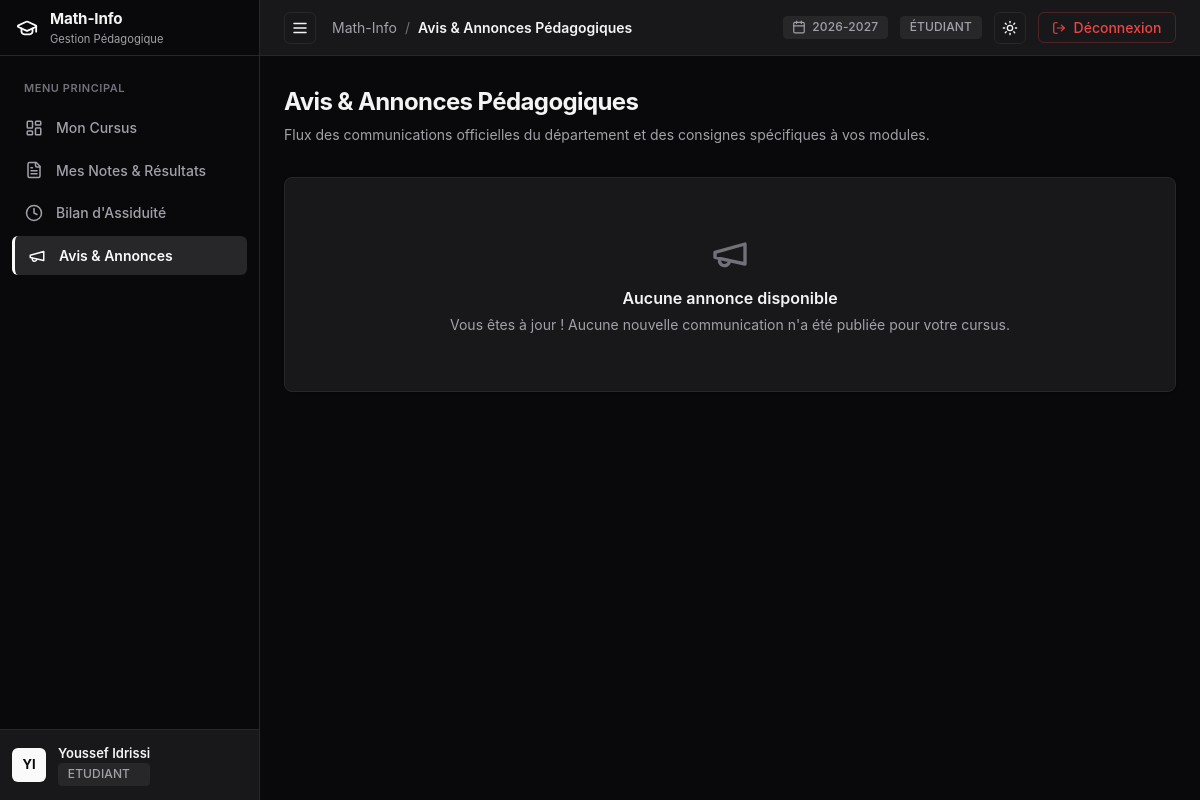
The app's page /etudiant/annonces (signed in), older data.
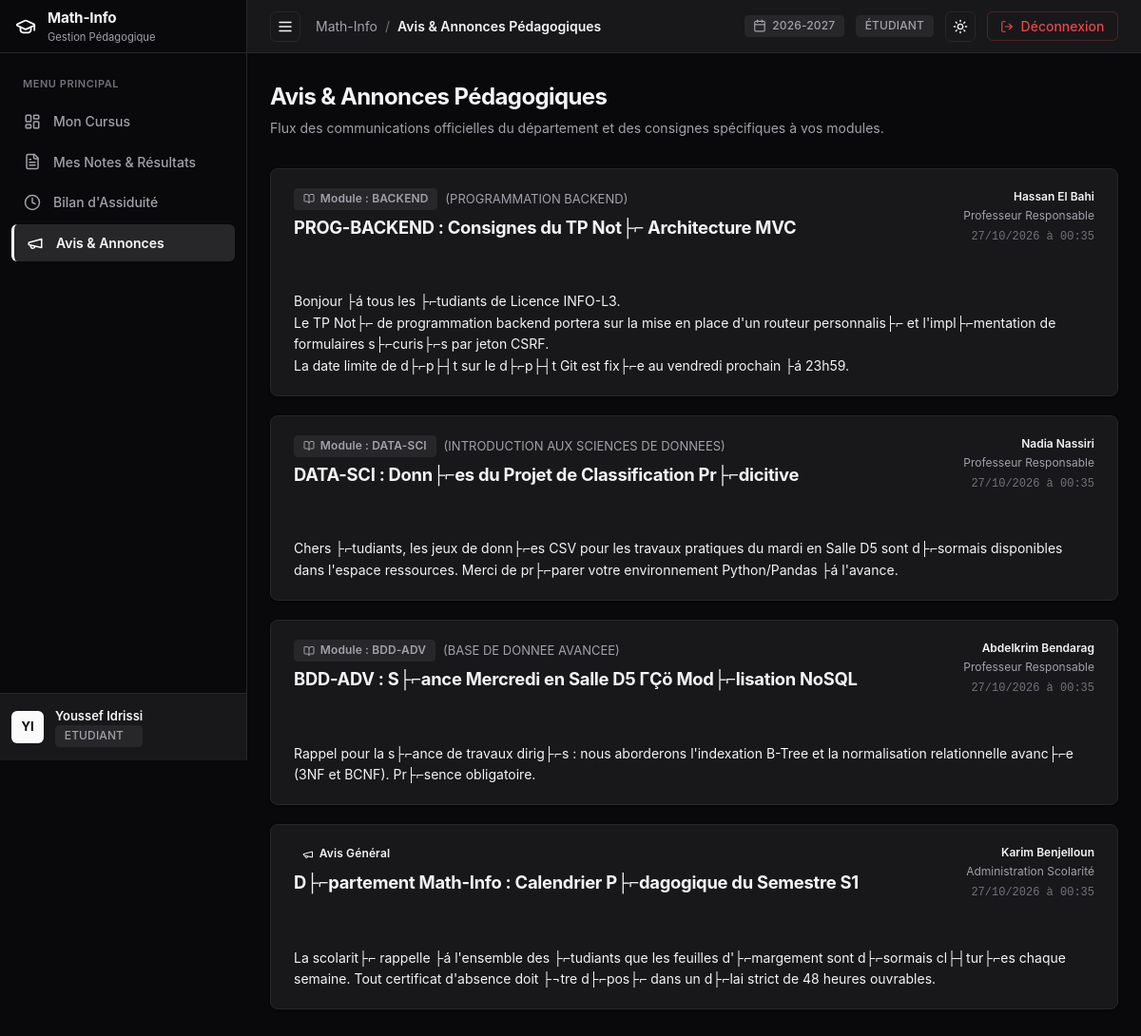
The same page, newer data.
### tables this page shows
CREATE TABLE `annonces` (
  `idAnnonce` int NOT NULL AUTO_INCREMENT,
  `idAuteur` int NOT NULL,
  `titre` varchar(200) NOT NULL,
  `contenu` text NOT NULL,
  `datePublication` timestamp NULL DEFAULT CURRENT_TIMESTAMP,
  `portee` enum('GLOBALE','MODULE') NOT NULL DEFAULT 'GLOBALE',
  `idModule` int DEFAULT NULL,
  PRIMARY KEY (`idAnnonce`),
  KEY `idAuteur` (`idAuteur`),
  KEY `idModule` (`idModule`),
  CONSTRAINT `annonces_ibfk_1` FOREIGN KEY (`idAuteur`) REFERENCES `utilisateurs` (`idUtilisateur`) ON DELETE CASCADE,
  CONSTRAINT `annonces_ibfk_2` FOREIGN KEY (`idModule`) REFERENCES `modules` (`idModule`) ON DELETE CASCADE
);

CREATE TABLE `modules` (
  `idModule` int NOT NULL AUTO_INCREMENT,
  `code` varchar(20) NOT NULL,
  `intitule` varchar(150) NOT NULL,
  `semestre` enum('S1','S2','S3','S4') NOT NULL,
  `coefficient` float NOT NULL DEFAULT '1',
  `idFiliere` int NOT NULL,
  `idEnseignant` int DEFAULT NULL,
  PRIMARY KEY (`idModule`),
  UNIQUE KEY `code` (`code`),
  KEY `idFiliere` (`idFiliere`),
  KEY `idEnseignant` (`idEnseignant`),
  CONSTRAINT `modules_ibfk_1` FOREIGN KEY (`idFiliere`) REFERENCES `filieres` (`idFiliere`) ON DELETE CASCADE,
  CONSTRAINT `modules_ibfk_2` FOREIGN KEY (`idEnseignant`) REFERENCES `enseignants` (`idUtilisateur`) ON DELETE SET NULL
);

CREATE TABLE `utilisateurs` (
  `idUtilisateur` int NOT NULL AUTO_INCREMENT,
  `nom` varchar(100) NOT NULL,
  `prenom` varchar(100) NOT NULL,
  `email` varchar(150) NOT NULL,
  `motDePasse` varchar(255) NOT NULL,
  `role` enum('ADMIN','ENSEIGNANT','ETUDIANT') NOT NULL,
  `dateCreation` timestamp NULL DEFAULT CURRENT_TIMESTAMP,
  PRIMARY KEY (`idUtilisateur`),
  UNIQUE KEY `email` (`email`)
);

### src/Controllers/Controller.php (called while the page is built, shortened)
<?php
abstract class Controller {
    protected function render(string $view, array $data = [], ?string $layout = 'main'): void {
        $viewFile = __DIR__ . '/../Views/' . str_replace('.', '/', $view) . '.php';
        extract($data);
        require $viewFile;
    }
}

### src/Controllers/EtudiantController.php (called while the page is built, shortened)
<?php
class EtudiantController extends Controller {
    public function annonces(): void {
        $user = Auth::user();
        $db = Model::getDb();
        $stmtIns = $db->prepare("SELECT idFiliere FROM inscriptions WHERE idEtudiant = :id ORDER BY anneeUniversitaire DESC LIMIT 1");
        $stmtIns->execute(['id' => $user->getId()]);
        $filiereId = (int)$stmtIns->fetchColumn();
        $stmt = $db->prepare("
            SELECT a.*, u.nom AS auteur_nom, u.prenom AS auteur_prenom, u.role AS auteur_role,
                   m.code AS module_code, m.intitule AS module_intitule
            FROM annonces a
            JOIN utilisateurs u ON a.idAuteur = u.idUtilisateur
            LEFT JOIN modules m ON a.idModule = m.idModule
            WHERE a.portee = 'GLOBALE'
               OR (a.portee = 'MODULE' AND m.idFiliere = :idFiliere)
            ORDER BY a.datePublication DESC
        ");
        $stmt->execute(['idFiliere' => $filiereId]);
        $annonces = $stmt->fetchAll();
        $this->render('etudiant.annonces', [
            'title'     => 'Avis & Annonces Pédagogiques',
            'user'      => $user,
            'annonces'  => $annonces,
            'activeNav' => 'annonces',
        ]);
    }
}

### public/index.php (called while the page is built, shortened)
<?php
require_once __DIR__ . '/../config/autoload.php';
$router = new Router();
$router->get('/', function () {
    if (Auth::check()) {
        Auth::redirectToDashboard();
    } else {
        header('Location: /login');
        exit;
    }
});
$router->get('/login', [AuthController::class, 'showLogin']);
$router->post('/login', [AuthController::class, 'login']);
$router->get('/logout', [AuthController::class, 'logout']);
$router->post('/logout', [AuthController::class, 'logout']);
$router->get('/admin/dashboard', [AdminController::class, 'dashboard']);
$router->get('/admin/filieres', [AdminController::class, 'filieres']);
$router->post('/admin/filieres/create', [AdminController::class, 'createFiliere']);
$router->post('/admin/filieres/edit', [AdminController::class, 'editFiliere']);
$router->post('/admin/filieres/delete', [AdminController::class, 'deleteFiliere']);
$router->get('/admin/modules', [AdminController::class, 'modules']);
$router->post('/admin/modules/create', [AdminController::class, 'createModule']);
$router->post('/admin/modules/edit', [AdminController::class, 'editModule']);
$router->post('/admin/modules/assign-teacher', [AdminController::class, 'assignTeacher']);
$router->post('/admin/modules/delete', [AdminController::class, 'deleteModule']);
$router->get('/admin/utilisateurs', [AdminController::class, 'utilisateurs']);
$router->post('/admin/utilisateurs/create', [AdminController::class, 'createUser']);
$router->post('/admin/utilisateurs/edit', [AdminController::class, 'editUser']);
$router->post('/admin/utilisateurs/delete', [AdminController::class, 'deleteUser']);
$router->get('/admin/inscriptions', [AdminController::class, 'inscriptions']);
$router->post('/admin/inscriptions/create', [AdminController::class, 'createInscription']);
$router->post('/admin/inscriptions/edit', [AdminController::class, 'editInscription']);
$router->post('/admin/inscriptions/status', [AdminController::class, 'updateInscriptionStatus']);
$router->post('/admin/inscriptions/delete', [AdminController::class, 'deleteInscription']);
$router->get('/admin/annonces', [AdminController::class, 'annonces']);
$router->post('/admin/annonces/create', [AdminController::class, 'createAnnonce']);
$router->post('/admin/annonces/edit', [AdminController::class, 'editAnnonce']);
$router->post('/admin/annonces/delete', [AdminController::class, 'deleteAnnonce']);
$router->get('/admin/audit', [AdminController::class, 'audit']);
$router->get('/enseignant/dashboard', [EnseignantController::class, 'dashboard']);
$router->get('/enseignant/modules', [EnseignantController::class, 'modules']);
$router->get('/enseignant/notes', [EnseignantController::class, 'notesIndex']);
$router->get('/enseignant/seances', [EnseignantController::class, 'seancesIndex']);
$router->get('/enseignant/modules/{id}/etudiants', [EnseignantController::class, 'etudiants']);
$router->get('/enseignant/modules/{id}/notes', [EnseignantController::class, 'notes']);
$router->post('/enseignant/modules/{id}/notes/save', [EnseignantController::class, 'saveNotes']);
$router->get('/enseignant/modules/{id}/seances', [EnseignantController::class, 'seances']);
$router->post('/enseignant/modules/{id}/seances/create', [EnseignantController::class, 'createSeance']);
$router->get('/enseignant/seances/{id}/absences', [EnseignantController::class, 'absences']);
$router->post('/enseignant/seances/{id}/absences/save', [EnseignantController::class, 'saveAbsences']);
$router->get('/enseignant/annonces', [EnseignantController::class, 'annonces']);
$router->post('/enseignant/annonces/create', [EnseignantController::class, 'createAnnonce']);
$router->post('/enseignant/annonces/edit', [EnseignantController::class, 'editAnnonce']);
$router->post('/enseignant/annonces/delete', [EnseignantController::class, 'deleteAnnonce']);
$router->get('/enseignant/modules/{id}/pdf', [EnseignantController::class, 'downloadModulePdf']);
$router->get('/etudiant/dashboard', [EtudiantController::class, 'dashboard']);
$router->get('/etudiant/notes', [EtudiantController::class, 'notes']);
$router->get('/etudiant/absences', [EtudiantController::class, 'absences']);
$router->get('/etudiant/annonces', [EtudiantController::class, 'annonces']);
$router->get('/etudiant/releve/pdf', [EtudiantController::class, 'downloadRelevePdf']);
$router->dispatch();

### config/autoload.php (called while the page is built, shortened)
<?php
spl_autoload_register(function (string $class) {
    $prefix = 'App\\';
    $baseDir = __DIR__ . '/../src/';
    $len = strlen($prefix);
    $relativeClass = substr($class, $len);
    $file = $baseDir . str_replace('\\', '/', $relativeClass) . '.php';
});

### src/Views/etudiant/annonces.php (the view, shortened to what the changed rows need)
<div class="content-container">
  <div style="margin-bottom: 2rem;">
    <h1 style="font-size: 1.5rem; font-weight: 700; letter-spacing: -0.025em; color: var(--text-main); margin-bottom: 0.25rem;">
      Avis & Annonces Pédagogiques
    </h1>
  </div>
  <?php if (empty($annonces)): ?>
    <div class="card" style="padding: 3.5rem; text-align: center; color: var(--text-muted);">
      <div style="margin-bottom: 0.75rem; color: var(--text-subtle);"><?= Icon::get('megaphone', 40) ?></div>
      <h3 style="font-size: 1rem; font-weight: 600; color: var(--text-main); margin-bottom: 0.25rem;">Aucune annonce disponible</h3>
      <p style="font-size: 0.875rem; color: var(--text-muted);">
        Vous êtes à jour ! Aucune nouvelle communication n'a été publiée pour votre cursus.
      </p>
    </div>
  <?php else: ?>
    <div style="display: flex; flex-direction: column; gap: 1.25rem;">
      <?php foreach ($annonces as $a): ?>
        <div class="card" style="padding: 1.25rem 1.5rem; transition: transform 0.15s ease, box-shadow 0.15s ease;">
          <div style="display: flex; justify-content: space-between; align-items: flex-start; gap: 1rem; margin-bottom: 0.75rem; flex-wrap: wrap;">
            <div>
              <div style="display: flex; align-items: center; gap: 0.5rem; margin-bottom: 0.25rem;">
                <?php if ($a['portee'] === 'GLOBALE'): ?>
                  <span class="badge badge-primary" style="font-size: 0.75rem; font-weight: 600;">
                    <?= Icon::get('megaphone', 12) ?> Avis Général
                  </span>
                <?php else: ?>
                  <span class="badge badge-neutral" style="font-size: 0.75rem; font-weight: 600;">
                    <?= Icon::get('book-open', 12) ?> Module : <?= htmlspecialchars($a['module_code']) ?>
                  </span>
                  <span style="font-size: 0.8125rem; color: var(--text-muted);">
                    (<?= htmlspecialchars($a['module_intitule']) ?>)
                  </span>
                <?php endif; ?>
              </div>
              <h2 style="font-size: 1.15rem; font-weight: 700; color: var(--text-main); letter-spacing: -0.015em; margin: 0.35rem 0 0 0;">
                <?= htmlspecialchars($a['titre']) ?>
              </h2>
            </div>
            <div style="text-align: right; font-size: 0.75rem; color: var(--text-subtle);">
              <div style="font-weight: 600; color: var(--text-main); margin-bottom: 2px;">
                <?= htmlspecialchars($a['auteur_prenom'] . ' ' . $a['auteur_nom']) ?>
              </div>
              <div style="color: var(--text-muted);">
                <?= htmlspecialchars($a['auteur_role'] === 'ADMIN' ? 'Administration Scolarité' : 'Professeur Responsable') ?>
              </div>
              <div style="margin-top: 4px; font-family: ui-monospace, monospace;">
                <?= date('d/m/Y à H:i', strtotime($a['datePublication'])) ?>
              </div>
            </div>
          </div>
          <div style="color: var(--text-main); font-size: 0.875rem; line-height: 1.6; white-space: pre-line; border-top: 1px solid var(--border-color); padding-top: 0.875rem;">
            <?= htmlspecialchars($a['contenu']) ?>
          </div>
        </div>
      <?php endforeach; ?>
    </div>
  <?php endif; ?>
</div>

### src/Utils/Icon.php (shortened to what the changed rows need)
<?php
class Icon {
    public static function get(string $name, int $size = 16, string $extraClass = ''): string {
        $classAttr = 'lucide-icon' . ($extraClass !== '' ? ' ' . $extraClass : '');
        $svgAttrs = sprintf(
            'xmlns="http://www.w3.org/2000/svg" width="%d" height="%d" viewBox="0 0 24 24" fill="none" stroke="currentColor" stroke-width="2" stroke-linecap="round" stroke-linejoin="round" class="%s"',
            $size,
            $size,
            htmlspecialchars($classAttr)
        );
        switch ($name) {
            case 'graduation-cap':
                return "<svg {$svgAttrs}><path d=\"M21.42 10.922a1 1 0 0 0-.019-1.838L12.83 5.18a2 2 0 0 0-1.66 0L2.6 9.08a1 1 0 0 0 0 1.832l8.57 3.908a2 2 0 0 0 1.66 0z\"/><path d=\"M22 10v6\"/><path d=\"M6 12.5V16a6 3 0 0 0 12 0v-3.5\"/></svg>";
            case 'layout-dashboard':
                return "<svg {$svgAttrs}><rect width=\"7\" height=\"9\" x=\"3\" y=\"3\" rx=\"1\"/><rect width=\"7\" height=\"5\" x=\"14\" y=\"3\" rx=\"1\"/><rect width=\"7\" height=\"9\" x=\"14\" y=\"12\" rx=\"1\"/><rect width=\"7\" height=\"5\" x=\"3\" y=\"16\" rx=\"1\"/></svg>";
            case 'book-open':
                return "<svg {$svgAttrs}><path d=\"M12 7v14\"/><path d=\"M3 18a1 1 0 0 1-1-1V4a1 1 0 0 1 1-1h5a4 4 0 0 1 4 4 4 4 0 0 1 4-4h5a1 1 0 0 1 1 1v13a1 1 0 0 1-1 1h-6a3 3 0 0 0-3 3 3 3 0 0 0-3-3z\"/></svg>";
            case 'file-text':
                return "<svg {$svgAttrs}><path d=\"M15 2H6a2 2 0 0 0-2 2v16a2 2 0 0 0 2 2h12a2 2 0 0 0 2-2V7Z\"/><path d=\"M14 2v4a2 2 0 0 0 2 2h4\"/><path d=\"M10 9H8\"/><path d=\"M16 13H8\"/><path d=\"M16 17H8\"/></svg>";
            case 'clock':
                return "<svg {$svgAttrs}><circle cx=\"12\" cy=\"12\" r=\"10\"/><polyline points=\"12 6 12 12 16 14\"/></svg>";
            case 'megaphone':
                return "<svg {$svgAttrs}><path d=\"m3 11 18-5v12L3 14v-3z\"/><path d=\"M11.6 16.8a3 3 0 1 1-5.8-1.6\"/></svg>";
            case 'calendar':
                return "<svg {$svgAttrs}><path d=\"M8 2v4\"/><path d=\"M16 2v4\"/><rect width=\"18\" height=\"18\" x=\"3\" y=\"4\" rx=\"2\"/><path d=\"M3 10h18\"/></svg>";
            case 'sun':
                return "<svg {$svgAttrs}><circle cx=\"12\" cy=\"12\" r=\"4\"/><path d=\"M12 2v2\"/><path d=\"M12 20v2\"/><path d=\"m4.93 4.93 1.41 1.41\"/><path d=\"m17.66 17.66 1.41 1.41\"/><path d=\"M2 12h2\"/><path d=\"M20 12h2\"/><path d=\"m6.34 17.66-1.41 1.41\"/><path d=\"m19.07 4.93-1.41 1.41\"/></svg>";
            case 'log-out':
                return "<svg {$svgAttrs}><path d=\"M9 21H5a2 2 0 0 1-2-2V5a2 2 0 0 1 2-2h4\"/><polyline points=\"16 17 21 12 16 7\"/><line x1=\"21\" x2=\"9\" y1=\"12\" y2=\"12\"/></svg>";
            case 'menu':
                return "<svg {$svgAttrs}><line x1=\"4\" x2=\"20\" y1=\"12\" y2=\"12\"/><line x1=\"4\" x2=\"20\" y1=\"6\" y2=\"6\"/><line x1=\"4\" x2=\"20\" y1=\"18\" y2=\"18\"/></svg>";
        }
    }
}

Row changes from the older to the newer data that the page shows:
added annonces: idModule.code "BACKEND", idModule.intitule "PROGRAMMATION BACKEND", titre "PROG-BACKEND : Consignes du TP Not├⌐ Architecture MVC", idAuteur.nom "Hassan El Bahi", idAuteur.role "Professeur Responsable", datePublication "27/10/2026 à 00:35", contenu "Bonjour ├á tous les ├⌐tudiants de Licence INFO-L3. Le TP Not├⌐ de programmation backend portera sur la mise en place d'un routeur personnalis├⌐ et l'impl├⌐mentation de formulaires s├⌐curis├⌐s par jeton CSRF. La date limite de d├⌐p├┤t sur le d├⌐p├┤t Git est fix├⌐e au vendredi prochain ├á 23h59."
added annonces: idModule.code "DATA-SCI", idModule.intitule "INTRODUCTION AUX SCIENCES DE DONNEES", titre "DATA-SCI : Donn├⌐es du Projet de Classification Pr├⌐dicitive", idAuteur.nom "Nadia Nassiri", idAuteur.role "Professeur Responsable", datePublication "27/10/2026 à 00:35", contenu "Chers ├⌐tudiants, les jeux de donn├⌐es CSV pour les travaux pratiques du mardi en Salle D5 sont d├⌐sormais disponibles dans l'espace ressources. Merci de pr├⌐parer votre environnement Python/Pandas ├á l'avance."
added annonces: idModule.code "BDD-ADV", idModule.intitule "BASE DE DONNEE AVANCEE", titre "BDD-ADV : S├⌐ance Mercredi en Salle D5 ΓÇö Mod├⌐lisation NoSQL", idAuteur.nom "Abdelkrim Bendarag", idAuteur.role "Professeur Responsable", datePublication "27/10/2026 à 00:35", contenu "Rappel pour la s├⌐ance de travaux dirig├⌐s : nous aborderons l'indexation B-Tree et la normalisation relationnelle avanc├⌐e (3NF et BCNF). Pr├⌐sence obligatoire."
added annonces: titre "D├⌐partement Math-Info : Calendrier P├⌐dagogique du Semestre S1", idAuteur.nom "Karim Benjelloun", idAuteur.role "Administration Scolarité", datePublication "27/10/2026 à 00:35", contenu "La scolarit├⌐ rappelle ├á l'ensemble des ├⌐tudiants que les feuilles d'├⌐margement sont d├⌐sormais cl├┤tur├⌐es chaque semaine. Tout certificat d'absence doit ├¬tre d├⌐pos├⌐ dans un d├⌐lai strict de 48 heures ouvrables."
Text that changed along with them:
text no longer shown: "Aucune annonce disponible Vous êtes à jour ! Aucune nouvelle communication n'a été publiée pour votre cursus."
